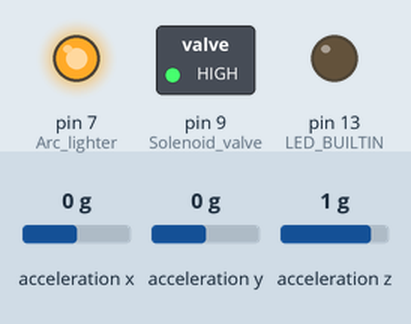
Simulated run of this sketch. Board: Arduino Uno, built with avr-gcc and run on an emulated ATmega328P. On the bench: switched loads named in the sketch (green lamp = pin HIGH), output pins drawn as LEDs (lit = HIGH). Inputs (shaded band) come from the test bench; at power-on: acceleration x 0 g, acceleration y 0 g, acceleration z 1 g. What the sketch prints to the serial monitor is not drawn.

Above: at 0.18 s.
At 1.2 s:
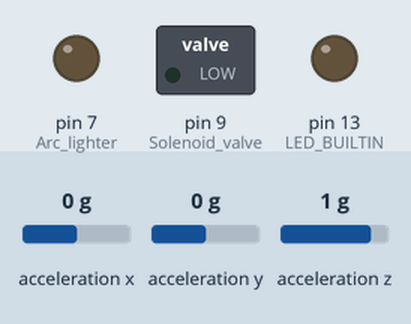
1.3 s: acceleration x set to -1.4 g
Timing chart, 0 to 4.3 s (numbered marks = the images above; inputs shaded):
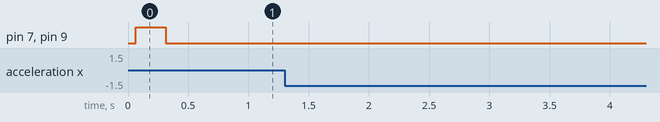

The sketch:

project_zuko.ino
```cpp
#include <Wire.h>
#include <SPI.h>
#include <Adafruit_LIS3DH.h>
#include <Adafruit_Sensor.h>


// I2C
Adafruit_LIS3DH lis = Adafruit_LIS3DH();

//A fist experiences significant acceleration during a good punch,
//followed by massive deceleration at the end of the punch.
//This happens within a fairly small window of time, so it's
//pretty easy to distinguish a punch from normal gesticulations.

unsigned long punchStart = 0;//variable for non-blocking punch timeframe check
const long punchInterval = 500;//timeframe of a punch in ms, from max acceleration to max deceleration, 200 is very generous
int punchAccel = 20;//the beginning of a punch in m/s^2, could be over 50m/s^2 depending on the puncherp
int punchDecel = 15;//the end of a punch in m/s^2, could be less than -100m/s^2 depending on the puncher

// ^^^^^ CHANGE TO -40??????

int flameTime = 250;//how long the flame lasts, in ms

void setup(void) {
  pinMode(LED_BUILTIN, OUTPUT);
  //Test to see if accelerometer is communicating
  Serial.begin(9600);
  Serial.println("LIS3DH test!");
  if (! lis.begin(0x18)) {   // change this to 0x19 for alternative i2c address
    Serial.println("Couldnt start");
    while (1);
  }
  Serial.println("LIS3DH found!");

  lis.setRange(LIS3DH_RANGE_16_G);   //+-16G range for good punch detection
  Serial.print("Range = "); Serial.print(2 << lis.getRange());
  Serial.println("G");

  pinMode(9, OUTPUT); //Solenoid valve
  pinMode(7, OUTPUT); //Arc lighter
  digitalWrite(9, LOW);
  digitalWrite(7, LOW);
}

void loop() {
  lis.read();
  sensors_event_t event;
  lis.getEvent(&event);
  Serial.println("Acceleration x | y | z ");
  Serial.print(event.acceleration.x);
  Serial.print(" ");
  Serial.print(event.acceleration.y);
  Serial.print(" ");
  Serial.print(abs(event.acceleration.z));
  Serial.println("-----------------------");

 //look for punch starting, at least 20 m/s^2
  if (abs(event.acceleration.z) > punchAccel){
      Serial.print("punch in progress");
     Serial.println(abs(event.acceleration.z));
     punchStart = millis();
  }

  unsigned long currentMillis = millis();

  //look for punch ending, less than -40 m/s^2
  if (abs(event.acceleration.z) < punchDecel && currentMillis - punchStart < punchInterval){

      Serial.println(abs(event.acceleration.z));
      Serial.println("Punch ended");
      Fire(flameTime);
      delay(1000);
    }
}


void Fire(int flameTime){

  digitalWrite(9, HIGH);
  digitalWrite(7, HIGH);
  delay(flameTime);
  digitalWrite(9, LOW);
  digitalWrite(7, LOW);
}
```

Measured:
- after the input at 1.3 s, every drawn part: stays the same
